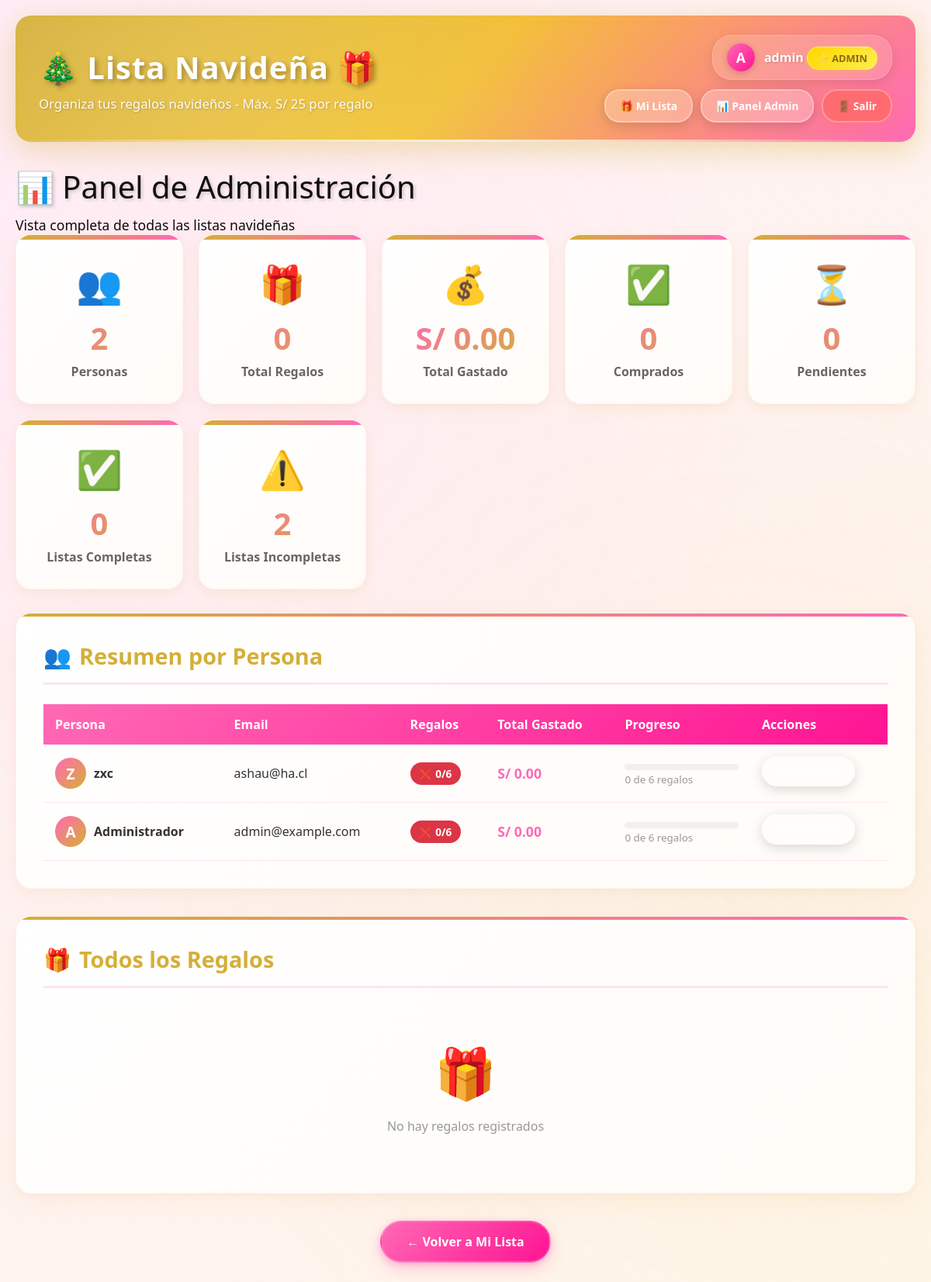
Page /panel-admin/ (signed in) on the committed database.
### regalos/models.py (models this page shows, shortened)
class Persona(models.Model):
    usuario = models.OneToOneField(User, on_delete=models.CASCADE, related_name='persona', null=True, blank=True)
    nombre = models.CharField(max_length=100)
    email = models.EmailField(blank=True)
    fecha_creacion = models.DateTimeField(auto_now_add=True)
    class Meta:
        verbose_name = 'Persona'
        verbose_name_plural = 'Personas'
        ordering = ['nombre']
    def tiene_lista_completa(self):
        return self.regalos.count() == 6

### regalos/views.py (the view)
# urls.py: path('panel-admin/', views.panel_admin, name='panel_admin'),
@login_required(login_url='login')
@user_passes_test(lambda u: u.is_superuser, login_url='mi_lista')
def panel_admin(request):
    personas = Persona.objects.annotate(
        total_regalos=Count('regalos'),
        total_gastado=Sum('regalos__precio')
    ).order_by('-total_gastado')
    regalos = Regalo.objects.select_related('persona').order_by('-fecha_creacion')
    todas_personas = Persona.objects.all()
    listas_completas = sum(1 for p in todas_personas if p.tiene_lista_completa())
    listas_incompletas = todas_personas.count() - listas_completas
    stats = {
        'total_personas': Persona.objects.count(),
        'total_regalos': Regalo.objects.count(),
        'total_gastado': Regalo.objects.aggregate(Sum('precio'))['precio__sum'] or 0,
        'regalos_comprados': Regalo.objects.filter(comprado=True).count(),
        'regalos_pendientes': Regalo.objects.filter(comprado=False).count(),
        'listas_completas': listas_completas,
        'listas_incompletas': listas_incompletas,
    }
    return render(request, 'regalos/panel_admin.html', {
        'personas': personas,
        'regalos': regalos,
        'stats': stats
    })

### regalos/templates/regalos/panel_admin.html (shortened to what this page needs)
{% extends 'regalos/base.html' %}
{% block content %}
<div class="admin-header">
    <div class="admin-title">📊 Panel de Administración</div>
    <p style="font-size: 1.1em; opacity: 0.95;">Vista completa de todas las listas navideñas</p>
</div>
<div class="stats-grid">
    <div class="stat-card">
        <span class="stat-icon">👥</span>
        <div class="stat-value">{{ stats.total_personas }}</div>
        <div class="stat-label">Personas</div>
    </div>
    <div class="stat-card">
        <span class="stat-icon">🎁</span>
        <div class="stat-value">{{ stats.total_regalos }}</div>
        <div class="stat-label">Total Regalos</div>
    </div>
    <div class="stat-card">
        <span class="stat-icon">💰</span>
        <div class="stat-value">S/ {{ stats.total_gastado|floatformat:2 }}</div>
        <div class="stat-label">Total Gastado</div>
    </div>
    <div class="stat-card">
        <span class="stat-icon">✅</span>
        <div class="stat-value">{{ stats.regalos_comprados }}</div>
        <div class="stat-label">Comprados</div>
    </div>
    <div class="stat-card">
        <span class="stat-icon">⏳</span>
        <div class="stat-value">{{ stats.regalos_pendientes }}</div>
        <div class="stat-label">Pendientes</div>
    </div>
    <div class="stat-card">
        <span class="stat-icon">✅</span>
        <div class="stat-value">{{ stats.listas_completas }}</div>
        <div class="stat-label">Listas Completas</div>
    </div>
    <div class="stat-card">
        <span class="stat-icon">⚠️</span>
        <div class="stat-value">{{ stats.listas_incompletas }}</div>
        <div class="stat-label">Listas Incompletas</div>
    </div>
</div>
<div class="section">
    <h2 class="section-title">
        <span>👥</span>
        Resumen por Persona
    </h2>
    {% if personas %}
    <div class="table-container">
        <table>
            <thead>
                <tr>
                    <th>Persona</th>
                    <th>Email</th>
                    <th>Regalos</th>
                    <th>Total Gastado</th>
                    <th>Progreso</th>
                    <th>Acciones</th>
                </tr>
            </thead>
            <tbody>
                {% for persona in personas %}
                <tr>
                    <td>
                        <div class="persona-row">
                            <div class="persona-avatar">{{ persona.nombre|first|upper }}</div>
                            <strong>{{ persona.nombre }}</strong>
                        </div>
                    </td>
                    <td>{{ persona.email|default:"—" }}</td>
                    <td>
                        {% if persona.total_regalos == 6 %}
                            <span class="badge badge-success">✅ {{ persona.total_regalos }}/6</span>
                        {% elif persona.total_regalos == 0 %}
                            <span class="badge" style="background: #dc3545; color: white;">❌ {{ persona.total_regalos }}/6</span>
                        {% else %}
                            <span class="badge badge-warning">⚠️ {{ persona.total_regalos }}/6</span>
                        {% endif %}
                    </td>
                    <td class="precio-cell">S/ {{ persona.total_gastado|default:0|floatformat:2 }}</td>
                    <td style="min-width: 150px;">
                        <div class="progress-bar">
                        </div>
                        <small style="color: #999;">{{ persona.total_regalos|default:0 }} de 6 regalos</small>
                    </td>
                    <td>
                        <a href="{% url 'detalle_persona' persona.id %}" class="btn btn-secondary" style="padding: 8px 15px; font-size: 0.9em;">
                        </a>
                    </td>
                </tr>
                {% endfor %}
            </tbody>
        </table>
    </div>
    {% else %}
    <div class="empty-state">
        <div class="empty-icon">👥</div>
        <p>No hay personas registradas</p>
    </div>
    {% endif %}
</div>
<div class="section">
    <h2 class="section-title">
        <span>🎁</span>
        Todos los Regalos
    </h2>
    {% if regalos %}
    <div class="table-container">
        <table>
            <thead>
                <tr>
                    <th>Regalo</th>
                    <th>Persona</th>
                    <th>Precio</th>
                    <th>Estado</th>
                    <th>Fecha</th>
                </tr>
            </thead>
            <tbody>
                {% for regalo in regalos %}
                <tr>
                    <td>
                        <strong>{{ regalo.nombre }}</strong>
                        {% if regalo.descripcion %}
                            <br><small style="color: #999;">{{ regalo.descripcion|truncatewords:10 }}</small>
                        {% endif %}
                    </td>
                    <td>
                        <div class="persona-row">
                            <div class="persona-avatar" style="width: 30px; height: 30px; font-size: 1em;">
                                {{ regalo.persona.nombre|first|upper }}
                            </div>
                            {{ regalo.persona.nombre }}
                        </div>
                    </td>
                    <td class="precio-cell">S/ {{ regalo.precio }}</td>
                    <td>
                        {% if regalo.comprado %}
                            <span class="badge badge-success">✓ Comprado</span>
                        {% else %}
                            <span class="badge badge-pink">⏳ Pendiente</span>
                        {% endif %}
                    </td>
                    <td style="color: #999;">{{ regalo.fecha_creacion|date:"d/m/Y" }}</td>
                </tr>
                {% endfor %}
            </tbody>
        </table>
    </div>
    {% else %}
    <div class="empty-state">
        <div class="empty-icon">🎁</div>
        <p>No hay regalos registrados</p>
    </div>
    {% endif %}
</div>
<div style="text-align: center; margin-top: 30px;">
    <a href="{% url 'mi_lista' %}" class="btn btn-primary">← Volver a Mi Lista</a>
</div>
{% endblock %}

### regalos/templates/regalos/base.html (shortened to what this page needs)
<!DOCTYPE html>
<html lang="es">
<head>
</head>
<body>
    <div class="container">
        <header>
            <div class="header-content">
                <div class="header-title">
                    <h1>🎄 Lista Navideña 🎁</h1>
                    <p class="subtitle">Organiza tus regalos navideños - Máx. S/ 25 por regalo</p>
                </div>
                <div class="header-user">
                    {% if user.is_authenticated %}
                        <div class="user-info">
                            <div class="user-avatar">{{ user.username|first|upper }}</div>
                            <div>
                                <strong>{{ user.username }}</strong>
                                {% if user.is_superuser %}
                                    <span class="admin-badge">⭐ ADMIN</span>
                                {% endif %}
                            </div>
                        </div>
                        <div class="user-actions">
                            <a href="{% url 'mi_lista' %}" class="btn btn-secondary btn-sm">🎁 Mi Lista</a>
                            {% if user.is_superuser %}
                                <a href="{% url 'panel_admin' %}" class="btn btn-secondary btn-sm">📊 Panel Admin</a>
                            {% endif %}
                            <a href="{% url 'logout' %}" class="btn btn-danger btn-sm">🚪 Salir</a>
                        </div>
                    {% endif %}
                </div>
            </div>
        </header>
        {% block content %}{% endblock %}
    </div>
</body>
</html>

### rows in the picture
Persona: nombre|first "Z", nombre "zxc", email "ashau@ha.cl", total_regalos "0", total_gastado "0.00"
Persona: nombre|first "A", nombre "Administrador", email "admin@example.com", total_regalos "0", total_gastado "0.00"

### other values in the picture
{{ user.username|first|upper }} "A"
{{ user.username }} "admin"
{{ stats.total_personas }} "2"
{{ stats.total_regalos }} "0"
{{ stats.total_gastado|floatformat:2 }} "0.00"
{{ stats.regalos_comprados }} "0"
{{ stats.regalos_pendientes }} "0"
{{ stats.listas_completas }} "0"
{{ stats.listas_incompletas }} "2"
